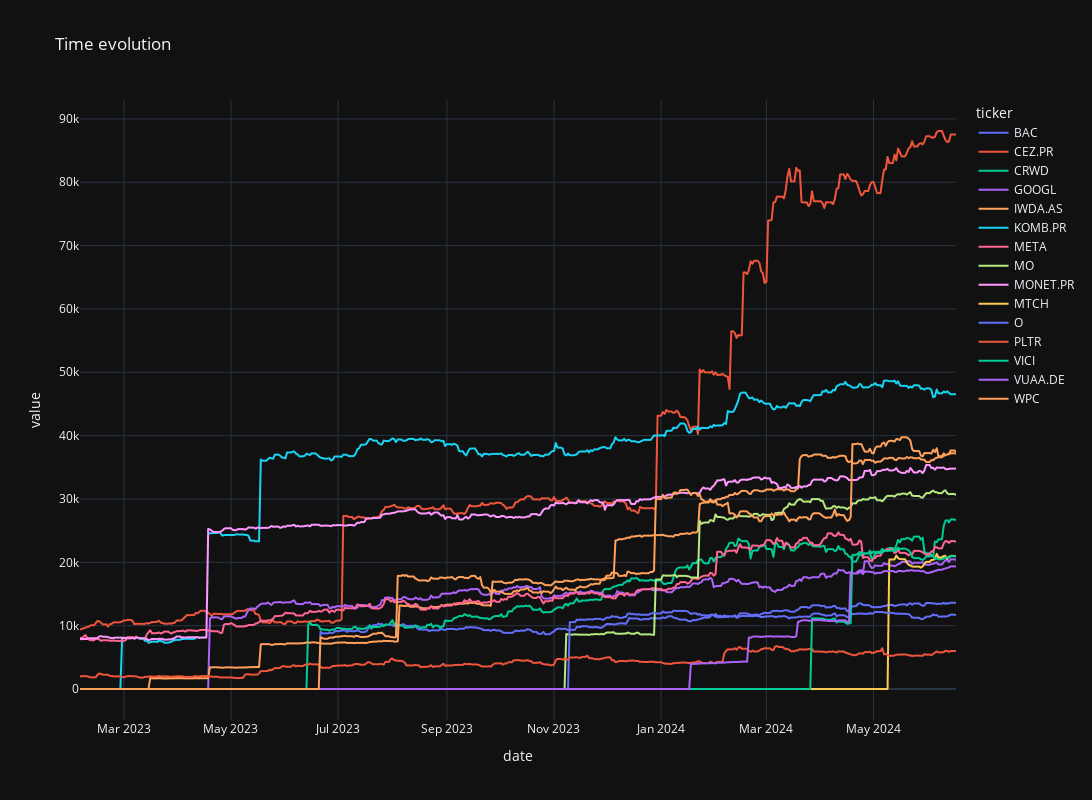

Notebook source saved alongside this figure:
### Code cell
fig = px.line(
    time_evol,
    x="date",
    y="value",
    color="ticker",
    title="Time evolution",
    template="plotly_dark",
    width=1200,
    height=800,
)

# showing the plot
fig.show()

### Figure 1 — Plotly figure (JSON) as saved in the notebook; plotly's stock layout.template omitted (floating-point values rounded to 4 significant figures; data arrays with more than 128 entries replaced by an {"elided": "..."} marker saying what was removed)
{"data": [{"hovertemplate": "ticker=BAC<br>date=%{x}<br>value=%{y}<extra></extra>", "legendgroup": "BAC", "line": {"color": "#636efa", "dash": "solid"}, "marker": {"symbol": "circle"}, "mode": "lines", "name": "BAC", "showlegend": true, "type": "scattergl", "x": {"elided": "500 str values"}, "xaxis": "x", "y": {"elided": "500 float values"}, "yaxis": "y"}, {"hovertemplate": "ticker=CEZ.PR<br>date=%{x}<br>value=%{y}<extra></extra>", "legendgroup": "CEZ.PR", "line": {"color": "#EF553B", "dash": "solid"}, "marker": {"symbol": "circle"}, "mode": "lines", "name": "CEZ.PR", "showlegend": true, "type": "scattergl", "x": {"elided": "500 str values"}, "xaxis": "x", "y": {"elided": "500 float values"}, "yaxis": "y"}, {"hovertemplate": "ticker=CRWD<br>date=%{x}<br>value=%{y}<extra></extra>", "legendgroup": "CRWD", "line": {"color": "#00cc96", "dash": "solid"}, "marker": {"symbol": "circle"}, "mode": "lines", "name": "CRWD", "showlegend": true, "type": "scattergl", "x": {"elided": "500 str values"}, "xaxis": "x", "y": {"elided": "500 float values"}, "yaxis": "y"}, {"hovertemplate": "ticker=GOOGL<br>date=%{x}<br>value=%{y}<extra></extra>", "legendgroup": "GOOGL", "line": {"color": "#ab63fa", "dash": "solid"}, "marker": {"symbol": "circle"}, "mode": "lines", "name": "GOOGL", "showlegend": true, "type": "scattergl", "x": {"elided": "500 str values"}, "xaxis": "x", "y": {"elided": "500 float values"}, "yaxis": "y"}, {"hovertemplate": "ticker=IWDA.AS<br>date=%{x}<br>value=%{y}<extra></extra>", "legendgroup": "IWDA.AS", "line": {"color": "#FFA15A", "dash": "solid"}, "marker": {"symbol": "circle"}, "mode": "lines", "name": "IWDA.AS", "showlegend": true, "type": "scattergl", "x": {"elided": "500 str values"}, "xaxis": "x", "y": {"elided": "500 float values"}, "yaxis": "y"}, {"hovertemplate": "ticker=KOMB.PR<br>date=%{x}<br>value=%{y}<extra></extra>", "legendgroup": "KOMB.PR", "line": {"color": "#19d3f3", "dash": "solid"}, "marker": {"symbol": "circle"}, "mode": "lines", "name": "KOMB.PR", "showlegend": true, "type": "scattergl", "x": {"elided": "500 str values"}, "xaxis": "x", "y": {"elided": "500 float values"}, "yaxis": "y"}, {"hovertemplate": "ticker=META<br>date=%{x}<br>value=%{y}<extra></extra>", "legendgroup": "META", "line": {"color": "#FF6692", "dash": "solid"}, "marker": {"symbol": "circle"}, "mode": "lines", "name": "META", "showlegend": true, "type": "scattergl", "x": {"elided": "500 str values"}, "xaxis": "x", "y": {"elided": "500 float values"}, "yaxis": "y"}, {"hovertemplate": "ticker=MO<br>date=%{x}<br>value=%{y}<extra></extra>", "legendgroup": "MO", "line": {"color": "#B6E880", "dash": "solid"}, "marker": {"symbol": "circle"}, "mode": "lines", "name": "MO", "showlegend": true, "type": "scattergl", "x": {"elided": "500 str values"}, "xaxis": "x", "y": {"elided": "500 float values"}, "yaxis": "y"}, {"hovertemplate": "ticker=MONET.PR<br>date=%{x}<br>value=%{y}<extra></extra>", "legendgroup": "MONET.PR", "line": {"color": "#FF97FF", "dash": "solid"}, "marker": {"symbol": "circle"}, "mode": "lines", "name": "MONET.PR", "showlegend": true, "type": "scattergl", "x": {"elided": "500 str values"}, "xaxis": "x", "y": {"elided": "500 float values"}, "yaxis": "y"}, {"hovertemplate": "ticker=MTCH<br>date=%{x}<br>value=%{y}<extra></extra>", "legendgroup": "MTCH", "line": {"color": "#FECB52", "dash": "solid"}, "marker": {"symbol": "circle"}, "mode": "lines", "name": "MTCH", "showlegend": true, "type": "scattergl", "x": {"elided": "500 str values"}, "xaxis": "x", "y": {"elided": "500 float values"}, "yaxis": "y"}, {"hovertemplate": "ticker=O<br>date=%{x}<br>value=%{y}<extra></extra>", "legendgroup": "O", "line": {"color": "#636efa", "dash": "solid"}, "marker": {"symbol": "circle"}, "mode": "lines", "name": "O", "showlegend": true, "type": "scattergl", "x": {"elided": "500 str values"}, "xaxis": "x", "y": {"elided": "500 float values"}, "yaxis": "y"}, {"hovertemplate": "ticker=PLTR<br>date=%{x}<br>value=%{y}<extra></extra>", "legendgroup": "PLTR", "line": {"color": "#EF553B", "dash": "solid"}, "marker": {"symbol": "circle"}, "mode": "lines", "name": "PLTR", "showlegend": true, "type": "scattergl", "x": {"elided": "500 str values"}, "xaxis": "x", "y": {"elided": "500 float values"}, "yaxis": "y"}, {"hovertemplate": "ticker=VICI<br>date=%{x}<br>value=%{y}<extra></extra>", "legendgroup": "VICI", "line": {"color": "#00cc96", "dash": "solid"}, "marker": {"symbol": "circle"}, "mode": "lines", "name": "VICI", "showlegend": true, "type": "scattergl", "x": {"elided": "500 str values"}, "xaxis": "x", "y": {"elided": "500 float values"}, "yaxis": "y"}, {"hovertemplate": "ticker=VUAA.DE<br>date=%{x}<br>value=%{y}<extra></extra>", "legendgroup": "VUAA.DE", "line": {"color": "#ab63fa", "dash": "solid"}, "marker": {"symbol": "circle"}, "mode": "lines", "name": "VUAA.DE", "showlegend": true, "type": "scattergl", "x": {"elided": "500 str values"}, "xaxis": "x", "y": {"elided": "500 float values"}, "yaxis": "y"}, {"hovertemplate": "ticker=WPC<br>date=%{x}<br>value=%{y}<extra></extra>", "legendgroup": "WPC", "line": {"color": "#FFA15A", "dash": "solid"}, "marker": {"symbol": "circle"}, "mode": "lines", "name": "WPC", "showlegend": true, "type": "scattergl", "x": {"elided": "500 str values"}, "xaxis": "x", "y": {"elided": "500 float values"}, "yaxis": "y"}], "layout": {"height": 800, "legend": {"title": {"text": "ticker"}, "tracegroupgap": 0}, "title": {"text": "Time evolution"}, "width": 1200, "xaxis": {"anchor": "y", "domain": [0, 1], "title": {"text": "date"}}, "yaxis": {"anchor": "x", "domain": [0, 1], "title": {"text": "value"}}}}
